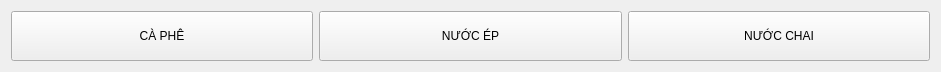
     <widget class="QWidget" name="horizontalLayoutWidget_2">
      <property name="geometry">
       <rect>
        <x>20</x>
        <y>0</y>
        <width>941</width>
        <height>52</height>
       </rect>
      </property>
      <layout class="QHBoxLayout" name="horizontalLayout_34">
       <item>
        <widget class="QPushButton" name="btn_tabCaffe">
         <property name="minimumSize">
          <size>
           <width>0</width>
           <height>50</height>
          </size>
         </property>
         <property name="text">
          <string>CÀ PHÊ</string>
         </property>
         <property name="index" stdset="0">
          <number>0</number>
         </property>
         <attribute name="buttonGroup">
          <string notr="true">page_buttonGroup</string>
         </attribute>
        </widget>
       </item>
       <item>
        <widget class="QPushButton" name="btn_tabEp">
         <property name="minimumSize">
          <size>
           <width>0</width>
           <height>50</height>
          </size>
         </property>
         <property name="text">
          <string>NƯỚC ÉP</string>
         </property>
         <property name="index" stdset="0">
          <number>1</number>
         </property>
         <attribute name="buttonGroup">
          <string notr="true">page_buttonGroup</string>
         </attribute>
        </widget>
       </item>
       <item>
        <widget class="QPushButton" name="btn_tabChai">
         <property name="minimumSize">
          <size>
           <width>0</width>
           <height>50</height>
          </size>
         </property>
         <property name="text">
          <string>NƯỚC CHAI</string>
         </property>
         <property name="index" stdset="0">
          <number>2</number>
         </property>
         <attribute name="buttonGroup">
          <string notr="true">page_buttonGroup</string>
         </attribute>
        </widget>
       </item>
      </layout>
     </widget>
